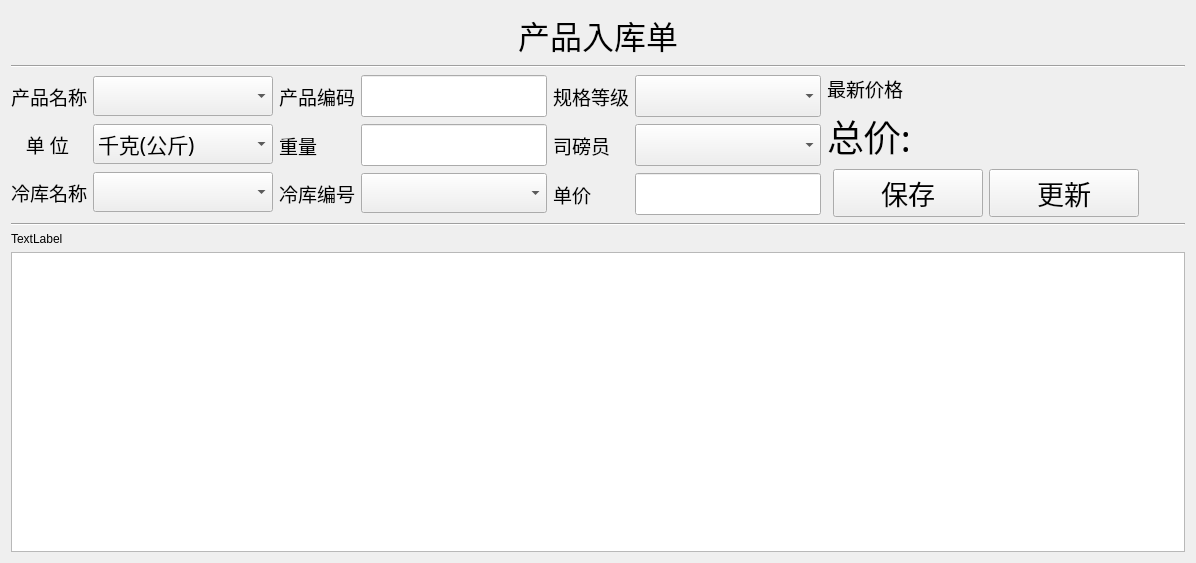
<?xml version="1.0" encoding="UTF-8"?>
<ui version="4.0">
 <class>DataAnalysis</class>
 <widget class="QWidget" name="DataAnalysis">
  <property name="geometry">
   <rect>
    <x>0</x>
    <y>0</y>
    <width>1196</width>
    <height>563</height>
   </rect>
  </property>
  <property name="windowTitle">
   <string>Form</string>
  </property>
  <layout class="QVBoxLayout" name="verticalLayout">
   <item>
    <layout class="QHBoxLayout" name="horizontalLayout_2">
     <item>
      <spacer name="horizontalSpacer_4">
       <property name="orientation">
        <enum>Qt::Horizontal</enum>
       </property>
       <property name="sizeHint" stdset="0">
        <size>
         <width>40</width>
         <height>20</height>
        </size>
       </property>
      </spacer>
     </item>
     <item>
      <widget class="QLabel" name="label">
       <property name="font">
        <font>
         <family>楷体</family>
         <pointsize>24</pointsize>
        </font>
       </property>
       <property name="text">
        <string>产品入库单</string>
       </property>
      </widget>
     </item>
     <item>
      <spacer name="horizontalSpacer_5">
       <property name="orientation">
        <enum>Qt::Horizontal</enum>
       </property>
       <property name="sizeHint" stdset="0">
        <size>
         <width>40</width>
         <height>20</height>
        </size>
       </property>
      </spacer>
     </item>
    </layout>
   </item>
   <item>
    <widget class="Line" name="line">
     <property name="orientation">
      <enum>Qt::Horizontal</enum>
     </property>
    </widget>
   </item>
   <item>
    <layout class="QHBoxLayout" name="horizontalLayout">
     <item>
      <layout class="QGridLayout" name="gridLayout">
       <item row="0" column="0">
        <widget class="QLabel" name="label_2">
         <property name="font">
          <font>
           <family>宋体</family>
           <pointsize>14</pointsize>
          </font>
         </property>
         <property name="text">
          <string>产品名称</string>
         </property>
        </widget>
       </item>
       <item row="0" column="1">
        <widget class="QComboBox" name="cboxProductName">
         <property name="minimumSize">
          <size>
           <width>180</width>
           <height>40</height>
          </size>
         </property>
         <property name="font">
          <font>
           <family>华文楷体</family>
           <pointsize>16</pointsize>
          </font>
         </property>
        </widget>
       </item>
       <item row="1" column="0">
        <widget class="QLabel" name="label_5">
         <property name="font">
          <font>
           <family>宋体</family>
           <pointsize>14</pointsize>
          </font>
         </property>
         <property name="text">
          <string>   单 位</string>
         </property>
        </widget>
       </item>
       <item row="1" column="1">
        <widget class="QComboBox" name="cboxUnit">
         <property name="minimumSize">
          <size>
           <width>0</width>
           <height>40</height>
          </size>
         </property>
         <property name="font">
          <font>
           <family>华文楷体</family>
           <pointsize>16</pointsize>
          </font>
         </property>
         <item>
          <property name="text">
           <string>千克(公斤)</string>
          </property>
         </item>
         <item>
          <property name="text">
           <string>立方</string>
          </property>
         </item>
        </widget>
       </item>
       <item row="2" column="0">
        <widget class="QLabel" name="label_8">
         <property name="font">
          <font>
           <family>宋体</family>
           <pointsize>14</pointsize>
          </font>
         </property>
         <property name="text">
          <string>冷库名称</string>
         </property>
        </widget>
       </item>
       <item row="2" column="1">
        <widget class="QComboBox" name="cboxColdStoreName">
         <property name="minimumSize">
          <size>
           <width>150</width>
           <height>40</height>
          </size>
         </property>
         <property name="font">
          <font>
           <family>华文楷体</family>
           <pointsize>16</pointsize>
          </font>
         </property>
        </widget>
       </item>
      </layout>
     </item>
     <item>
      <layout class="QGridLayout" name="gridLayout_2">
       <item row="1" column="0">
        <widget class="QLabel" name="label_6">
         <property name="font">
          <font>
           <family>宋体</family>
           <pointsize>14</pointsize>
          </font>
         </property>
         <property name="text">
          <string>重量</string>
         </property>
        </widget>
       </item>
       <item row="2" column="1">
        <widget class="QComboBox" name="cboxColdStoreSN">
         <property name="minimumSize">
          <size>
           <width>160</width>
           <height>40</height>
          </size>
         </property>
         <property name="font">
          <font>
           <family>华文楷体</family>
          </font>
         </property>
        </widget>
       </item>
       <item row="1" column="1">
        <widget class="QLineEdit" name="txtWeight">
         <property name="minimumSize">
          <size>
           <width>0</width>
           <height>42</height>
          </size>
         </property>
        </widget>
       </item>
       <item row="2" column="0">
        <widget class="QLabel" name="label_9">
         <property name="font">
          <font>
           <family>宋体</family>
           <pointsize>14</pointsize>
          </font>
         </property>
         <property name="text">
          <string>冷库编号</string>
         </property>
        </widget>
       </item>
       <item row="0" column="1">
        <widget class="QLineEdit" name="txtProductSN">
         <property name="minimumSize">
          <size>
           <width>0</width>
           <height>42</height>
          </size>
         </property>
        </widget>
       </item>
       <item row="0" column="0">
        <widget class="QLabel" name="label_3">
         <property name="font">
          <font>
           <family>宋体</family>
           <pointsize>14</pointsize>
          </font>
         </property>
         <property name="text">
          <string>产品编码</string>
         </property>
        </widget>
       </item>
      </layout>
     </item>
     <item>
      <layout class="QGridLayout" name="gridLayout_3">
       <item row="0" column="0">
        <widget class="QLabel" name="label_4">
         <property name="font">
          <font>
           <family>宋体</family>
           <pointsize>14</pointsize>
          </font>
         </property>
         <property name="text">
          <string>规格等级</string>
         </property>
        </widget>
       </item>
       <item row="0" column="1">
        <widget class="QComboBox" name="cboxSpecificationLevel">
         <property name="minimumSize">
          <size>
           <width>0</width>
           <height>42</height>
          </size>
         </property>
         <property name="font">
          <font>
           <family>楷体</family>
           <pointsize>14</pointsize>
          </font>
         </property>
        </widget>
       </item>
       <item row="1" column="0">
        <widget class="QLabel" name="label_7">
         <property name="font">
          <font>
           <family>宋体</family>
           <pointsize>14</pointsize>
          </font>
         </property>
         <property name="text">
          <string>司磅员</string>
         </property>
        </widget>
       </item>
       <item row="1" column="1">
        <widget class="QComboBox" name="cboxMetagePerson">
         <property name="minimumSize">
          <size>
           <width>160</width>
           <height>42</height>
          </size>
         </property>
        </widget>
       </item>
       <item row="2" column="0">
        <widget class="QLabel" name="label_10">
         <property name="font">
          <font>
           <family>宋体</family>
           <pointsize>14</pointsize>
          </font>
         </property>
         <property name="text">
          <string>单价</string>
         </property>
        </widget>
       </item>
       <item row="2" column="1">
        <widget class="QLineEdit" name="txtPrice">
         <property name="minimumSize">
          <size>
           <width>0</width>
           <height>42</height>
          </size>
         </property>
        </widget>
       </item>
      </layout>
     </item>
     <item>
      <layout class="QGridLayout" name="gridLayout_4">
       <item row="1" column="0" colspan="4">
        <widget class="QLabel" name="labTotalAmount">
         <property name="minimumSize">
          <size>
           <width>200</width>
           <height>0</height>
          </size>
         </property>
         <property name="font">
          <font>
           <family>宋体</family>
           <pointsize>28</pointsize>
          </font>
         </property>
         <property name="text">
          <string>总价:</string>
         </property>
        </widget>
       </item>
       <item row="0" column="0" colspan="4">
        <widget class="QLabel" name="label_11">
         <property name="font">
          <font>
           <family>宋体</family>
           <pointsize>14</pointsize>
          </font>
         </property>
         <property name="text">
          <string>最新价格                     </string>
         </property>
        </widget>
       </item>
       <item row="2" column="1">
        <widget class="QPushButton" name="pushButton">
         <property name="minimumSize">
          <size>
           <width>150</width>
           <height>42</height>
          </size>
         </property>
         <property name="maximumSize">
          <size>
           <width>160</width>
           <height>16777215</height>
          </size>
         </property>
         <property name="font">
          <font>
           <family>楷体</family>
           <pointsize>20</pointsize>
          </font>
         </property>
         <property name="text">
          <string>保存</string>
         </property>
        </widget>
       </item>
       <item row="2" column="3">
        <spacer name="horizontalSpacer_2">
         <property name="orientation">
          <enum>Qt::Horizontal</enum>
         </property>
         <property name="sizeHint" stdset="0">
          <size>
           <width>40</width>
           <height>20</height>
          </size>
         </property>
        </spacer>
       </item>
       <item row="2" column="2">
        <widget class="QPushButton" name="btnUpdate">
         <property name="minimumSize">
          <size>
           <width>150</width>
           <height>42</height>
          </size>
         </property>
         <property name="font">
          <font>
           <family>楷体</family>
           <pointsize>20</pointsize>
          </font>
         </property>
         <property name="text">
          <string>更新</string>
         </property>
        </widget>
       </item>
      </layout>
     </item>
    </layout>
   </item>
   <item>
    <widget class="Line" name="line_2">
     <property name="orientation">
      <enum>Qt::Horizontal</enum>
     </property>
    </widget>
   </item>
   <item>
    <widget class="QLabel" name="label_12">
     <property name="text">
      <string>TextLabel</string>
     </property>
    </widget>
   </item>
   <item>
    <widget class="QTableView" name="tableView"/>
   </item>
  </layout>
 </widget>
 <resources/>
 <connections/>
</ui>
